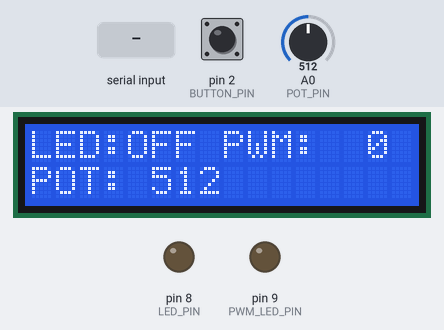
A sketch run on a simulated Arduino Uno, built with avr-gcc and run on an emulated ATmega328P. Shown: 16×2 character LCD, output pins drawn as LEDs (lit = HIGH). Inputs (shaded band) come from the test bench; at power-on: pin 2 (BUTTON_PIN) HIGH, A0 (POT_PIN) = 512. What the sketch prints to the serial monitor is not drawn.

Above: at 1.2 s.
1.3 s: pin 2 (BUTTON_PIN) pulled LOW for 0.15 s
At 1.8 s:
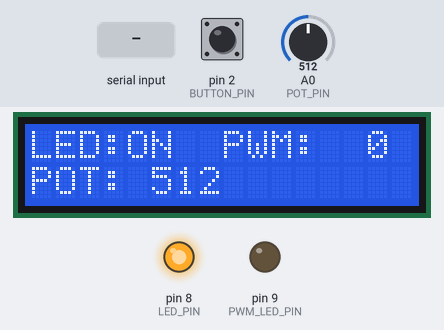
2.9 s: "OFF\n" received over Serial
At 2.91 s:
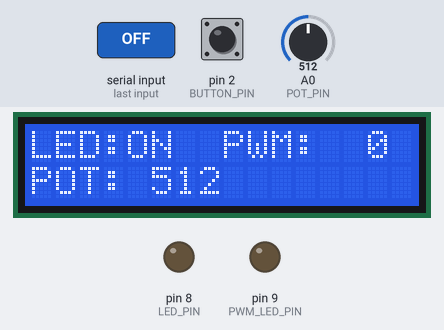
4.4 s: A0 (POT_PIN) set to 716
At 5.6 s:
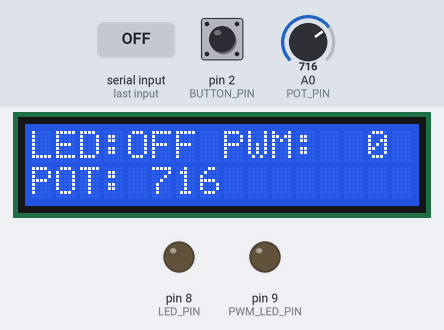
5.9 s: pin 2 (BUTTON_PIN) pulled LOW for 1 s
At 6.6 s:
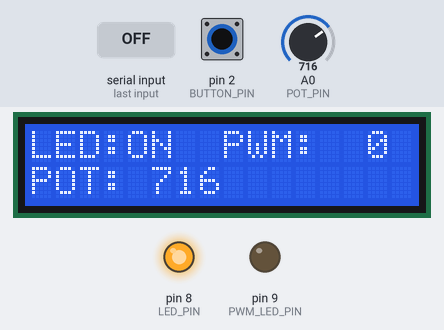
8.4 s: A0 (POT_PIN) set to 900
At 8.8 s:
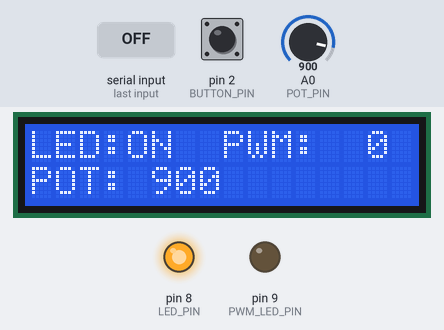
9.9 s: A0 (POT_PIN) set to 1023
At 11.3 s:
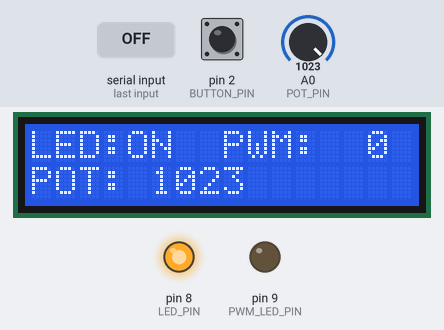
Timing chart, 0 to 12.4 s (numbered marks = the images above; inputs shaded):
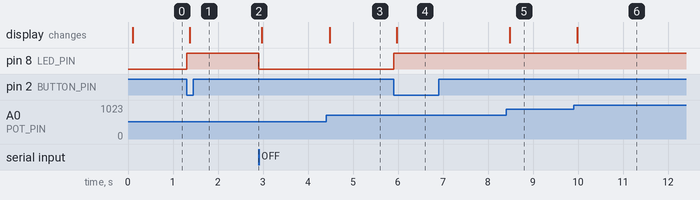

Measured:
- after the input at 1.3 s, pin 8 (LED_PIN): LOW → HIGH at once; the display: changes after 0.08 s (image 1)
- after the input at 2.9 s, pin 8 (LED_PIN): HIGH → LOW at once
- after the input at 4.4 s, the display: changes after 0.09 s (image 3)
- after the input at 5.9 s, pin 8 (LED_PIN): LOW → HIGH at once; the display: changes after 0.08 s (image 4)
- after the input at 8.4 s, the display: changes after 0.09 s (image 5)
- after the input at 9.9 s, the display: changes after 0.09 s (image 6)

The sketch:

led_pwm_slider.ino
```cpp
#include <TaskScheduler.h>
#include <LiquidCrystal_I2C.h>

// =====================================
// 1. Pin Settings
// =====================================
const uint8_t BUTTON_PIN  = 2;
const uint8_t LED_PIN     = 8;
const uint8_t PWM_LED_PIN = 9;
const uint8_t POT_PIN     = A0;

LiquidCrystal_I2C lcd(0x27, 16, 2);

// =====================================
// 2. Global Variables
// =====================================
bool ledState = false;

int pwmValue = 0;

// Last reported potentiometer value
int potValue = -1;

// Minimum potentiometer change
const int POT_THRESHOLD = 5;

// Interrupt variables
volatile bool buttonEvent = false;
volatile unsigned long lastInterruptTime = 0;

// Button debounce interval
const unsigned long DEBOUNCE_MS = 50;

// =====================================
// 3. Function Declarations
// =====================================
void buttonISR();
void taskButtonCallback();
void taskPotCallback();
void taskSerialCallback();
void taskLCDCallback();
void setLED(bool state);
void setPWM(int value);
bool parsePWM(const char *text, int &value);

// =====================================
// 4. TaskScheduler
// =====================================
Scheduler runner;

// Button event processing: 10 ms
Task tButton(
  10, TASK_FOREVER,
  &taskButtonCallback, &runner, true
);

// Potentiometer measurement: 100 ms
Task tPot(
  100, TASK_FOREVER,
  &taskPotCallback, &runner, true
);

// Serial command processing: 20 ms
Task tSerial(
  20, TASK_FOREVER,
  &taskSerialCallback, &runner, true
);

// LCD updating: 100 ms
Task tLCD(
  100, TASK_FOREVER,
  &taskLCDCallback, &runner, true
);

// =====================================
// 5. External Interrupt (D2)
// =====================================
void buttonISR() {
  unsigned long now = millis();

  if (now - lastInterruptTime >= DEBOUNCE_MS) {
    buttonEvent = true;
    lastInterruptTime = now;
  }
}

// =====================================
// 6. LED Control
// =====================================
void setLED(bool state) {

  if (ledState == state) {
    return;
  }

  ledState = state;

  digitalWrite(
    LED_PIN,
    ledState ? HIGH : LOW
  );

  Serial.print("LED: ");
  Serial.println(ledState ? "ON" : "OFF");
}

// =====================================
// 7. PWM LED Control (D9)
// =====================================
void setPWM(int value) {

  value = constrain(value, 0, 255);

  if (pwmValue == value) {
    return;
  }

  pwmValue = value;
  analogWrite(PWM_LED_PIN, pwmValue);

  // Echo back so p5 can confirm the applied value
  Serial.print("PWM: ");
  Serial.println(pwmValue);
}

bool parsePWM(const char *text, int &value) {

  const char *p = text + 4;   // skip "PWM:"
  if (*p == ' ') p++;
  if (*p == '\0') return false;

  int v = 0;
  for (; *p; p++) {
    if (*p < '0' || *p > '9') return false;
    v = v * 10 + (*p - '0');
    if (v > 255) return false;
  }

  value = v;
  return true;
}

// =====================================
// 8. Task 1: Button Event
// =====================================
void taskButtonCallback() {
  bool event = false;

  noInterrupts();

  if (buttonEvent) {
    event = true;
    buttonEvent = false;
  }

  interrupts();

  if (event) {
    setLED(!ledState);
  }
}

// =====================================
// 9. Task 2: Potentiometer
//    Measurement interval: 100 ms
// =====================================
void taskPotCallback() {

  int value = analogRead(POT_PIN);

  if (potValue == -1 ||
      abs(value - potValue) >= POT_THRESHOLD) {

    potValue = value;

    Serial.print("POT: ");
    Serial.println(potValue);
  }
}

// =====================================
// 10. Task 3: Serial Communication
//     Check interval: 20 ms
//     Commands: ON / OFF / PWM:0~255
// =====================================
void taskSerialCallback() {

  static char command[16];
  static uint8_t index = 0;
  static bool overflow = false;

  while (Serial.available() > 0) {

    char c = Serial.read();

    // End of command
    if (c == '\n' || c == '\r') {

      if (overflow) {
        Serial.println("Command too long");
      }
      else if (index > 0) {

        command[index] = '\0';

        if (strcmp(command, "ON") == 0) {
          setLED(true);
        }
        else if (strcmp(command, "OFF") == 0) {
          setLED(false);
        }
        else if (strncmp(command, "PWM:", 4) == 0) {
          int value;
          if (parsePWM(command, value)) {
            setPWM(value);
          }
          else {
            Serial.println("Invalid PWM (0~255)");
          }
        }
        else {
          Serial.println("Invalid command");
        }
      }

      index = 0;
      overflow = false;
    }
    else if (!overflow) {

      // Convert lowercase to uppercase
      if (c >= 'a' && c <= 'z') {
        c -= ('a' - 'A');
      }

      if (index < sizeof(command) - 1) {
        command[index++] = c;
      }
      else {
        index = 0;
        overflow = true;
      }
    }
  }
}

// =====================================
// 11. Task 4: LCD Display
//     Line 1: "LED:ON  PWM:128"
//     Line 2: "POT: 512"
// =====================================
void taskLCDCallback() {

  static bool previousLED = false;
  static int previousPWM = -1;
  static int previousPOT = -1;
  static bool firstUpdate = true;

  // LCD Line 1: LED Status + PWM value
  if (firstUpdate ||
      ledState != previousLED ||
      pwmValue != previousPWM) {

    char line[17];
    snprintf(
      line, sizeof(line),
      "LED:%-3s PWM:%3d ",
      ledState ? "ON" : "OFF",
      pwmValue
    );

    lcd.setCursor(0, 0);
    lcd.print(line);

    previousLED = ledState;
    previousPWM = pwmValue;
  }

  // LCD Line 2: Potentiometer Value
  if (firstUpdate || potValue != previousPOT) {

    lcd.setCursor(0, 1);

    lcd.print("POT: ");
    if (potValue < 0) {
      lcd.print("----");
    }
    else {
      lcd.print(potValue);
    }
    lcd.print("          ");

    previousPOT = potValue;
  }

  firstUpdate = false;
}

// =====================================
// 12. Setup
// =====================================
void setup() {

  Serial.begin(9600);

  pinMode(BUTTON_PIN, INPUT_PULLUP);
  pinMode(LED_PIN, OUTPUT);
  pinMode(PWM_LED_PIN, OUTPUT);
  pinMode(POT_PIN, INPUT);

  digitalWrite(LED_PIN, LOW);
  analogWrite(PWM_LED_PIN, 0);

  lcd.init();
  lcd.backlight();
  lcd.clear();

  lastInterruptTime = millis() - DEBOUNCE_MS;

  attachInterrupt(
    digitalPinToInterrupt(BUTTON_PIN),
    buttonISR,
    FALLING
  );

  Serial.println("System Ready");
  Serial.println("Commands: ON / OFF / PWM:0~255");
  Serial.println("LED: OFF");
  Serial.println("PWM: 0");
}

// =====================================
// 13. Main Loop
// =====================================
void loop() {

  runner.execute();

}
```
